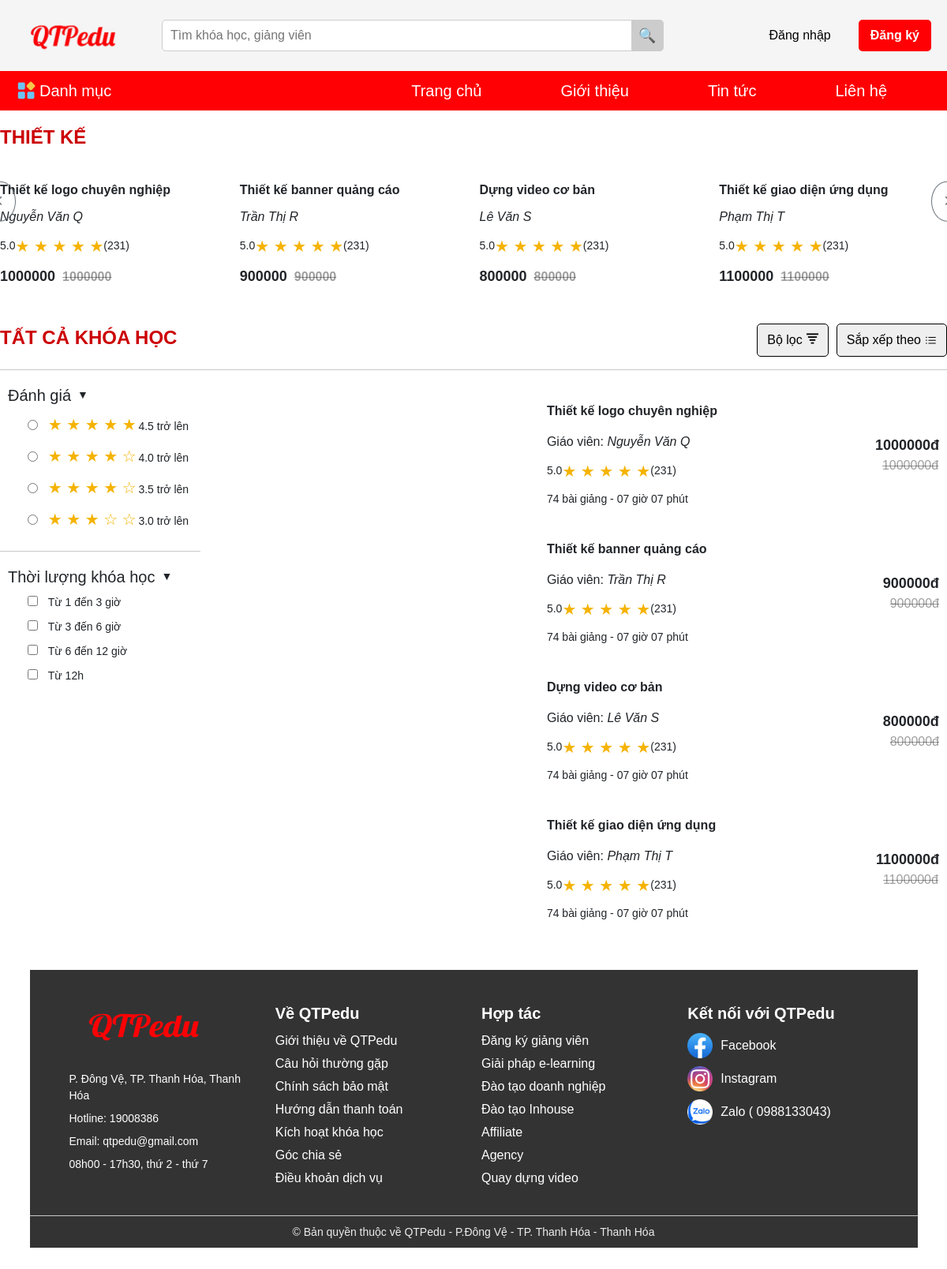
/danhmuc?IDCatagory=5, run on the app's committed database.
### tables this page shows
CREATE TABLE `danhmuc` (
  `IDCatagory` int(10) NOT NULL,
  `TenDanhMuc` varchar(45) DEFAULT NULL
);

CREATE TABLE `khoahoc` (
  `IDKhoaHoc` int(10) NOT NULL,
  `TenKhoaHoc` varchar(45) DEFAULT NULL,
  `Gia` int(11) DEFAULT NULL,
  `GiaoVien` varchar(50) DEFAULT NULL,
  `IDCatagory` int(10) DEFAULT NULL,
  `HinhAnh` varchar(2000) DEFAULT NULL
);

### src/controllers/client/CategoryController.php (called while the page is built, shortened)
<?php
class CategoryController{
    public $modelObject;
    public function __construct(){
        $this->modelObject = new Category();
    }
    public function getCategory(){
        require_once './config/head.php';
    }
    public function index(){
            $id = $_GET['IDCatagory'];
            $categories = $this->modelObject->getCategoryById5($id);
            $courses = $this->modelObject->getCourseById($id);
            require_once './src/views/client/danhmuc/index.php';
    }
}

### router/client.php (called while the page is built, shortened)
<?php
    $router->add("GET", "client", "/", "HomeController@indexHandle");
    $router->add("GET", "client", "/indexHandle", "HomeController@index");
    $router->add("GET", "client", "/index.php", "HomeController@index");
    $router->add("GET", "client", "/login", "LoginController@login");
    $router->add("POST", "client", "/login", "LoginController@login");
    $router->add("GET", "client", "/register", "LoginController@register");
    $router->add("POST", "client", "/register", "LoginController@register");
    $router->add("GET", "client", "/logout", "LoginController@logout");
    $router->add("GET", "client", "/resetpassLogin", "LoginController@resetpassLogin");
    $router->add("POST", "client", "/resetpassLogin", "LoginController@resetpassLogin");
    $router->add("GET", "client", "/updateAccount", "LoginController@updateAccount");
    $router->add("POST", "client", "/updateAccount", "LoginController@updateAccount");
    $router->add("GET", "client", "/danhmuc", "CategoryController@getCategory");
    $router->add("GET", "client", "/danhmuc", "CategoryController@index");
    $router->add("GET", "client", "/home", "CategoryController@index");
    $router->add("GET", "client", "/detailCourse", "CourseController@detail");
    $router->add("GET", "client", "/giohang", "CartController@index");
    $router->add("POST", "client", "/giohang", "CartController@index");
    $router->add("GET", "client", "/deleteCart", "CartController@delete");
    $router->add("GET", "client", "/deleteAllCart", "CartController@deleteAll");
    $router->add("GET", "client", "/lienhe", "LienheController@index");
    $router->add("GET", "client", "/tintuc", "TintucController@index");
    $router->add("GET", "client", "/gioithieu", "GioithieuController@index");
    $router->add("GET", "client", "/thanhtoan", "ThanhtoanController@index");
    $router->add("POST", "client", "/thanhtoan", "ThanhtoanController@index");
    $router->solve("client");
?>

### router/index.php (called while the page is built, shortened)
<?php
    require_once 'router.php';
    $router = new router();
    require_once __DIR__.'/client.php';
?>

### src/commons/baseModel.php (called while the page is built, shortened)
<?php
class baseModel
    {
    public $conn;
    public $db_host = DB_HOST;
    public $db_name = DB_NAME;
    public function __construct()
        {
        try {
            $this->conn = new PDO("mysql:host=$this->db_host;dbname=$this->db_name;charset=utf8", DB_USER, DB_PASS);
            $this->conn->setAttribute(PDO::ATTR_ERRMODE, PDO::ERRMODE_EXCEPTION);
            $this->conn->setAttribute(PDO::ATTR_DEFAULT_FETCH_MODE, PDO::FETCH_ASSOC);
            $this->conn->exec("SET NAMES utf8");
            } catch (Exception $e) {
            echo "Connect fail: " . $e->getMessage();
            }
        }
    public function pdoQueryAll($sql, $param)
        {
        $stmt = $this->conn->prepare($sql);
        $stmt->execute($param);
        return $stmt->fetchAll();
        }
    public function pdoQuery($sql, $param)
        {
        $stmt = $this->conn->prepare($sql);
        $stmt->execute($param);
        return $stmt->fetch();
        }
    }
?>

### src/models/Category.php (called while the page is built, shortened)
<?php
class Category extends baseModel{
    public function getCategoryById5($id)
    {
        $sql = "SELECT TenDanhMuc FROM danhmuc WHERE IDCatagory = $id";
        return $this->pdoQuery($sql, []);
    }
    public function getCourseById($id)
    {
        $sql = "SELECT * FROM khoahoc WHERE IDCatagory = ?";
        return $this->pdoQueryAll($sql, [$id]);
    }
}

### src/views/client/danhmuc/index.php (the view, shortened to what this page needs)
<div class="col xl-12 lg-12 md-12">
    <h6 class="title-category"><?= $categories['TenDanhMuc'] ?></h6>
    <div class="product-slider">
        <button id="prevButton" class="btn btn-outline-secondary btn-lg rounded-circle p-4 mr-2">
            <i class="fas fa-chevron-left"></i>
        </button>
        <div class="row product-list-slide flex-nowrap overflow-hidden">
            <?php foreach ($courses as $course): ?>
                <div class="col-xl-3 col-lg-3 col-md-6">
                    <p class="title-product"><?= $course['TenKhoaHoc'] ?></p>
                    <p class="rating"><i><?= $course['GiaoVien'] ?></i></p>
                    <p class="top-star">
                        <span class="count">5.0</span>
                        <span class="stars">&#9733; &#9733; &#9733; &#9733; &#9733;</span>
                        <span class="count">(231)</span>
                    </p>
                    <p class="price"><?= $course['Gia'] ?><del><?= $course['Gia'] ?></del></p>
                </div>
            <?php endforeach; ?>
        </div>
        <button id="nextButton" class="btn btn-outline-secondary btn-lg rounded-circle p-4 mr-2">
            <i class="fas fa-chevron-right"></i>
        </button>
    </div>
    <br>
    <br>
    <div class="header-container ">
        <h6 class="title-category">Tất cả khóa học</h6>
        <div class="button-group">
            <button id="filterButton" class="category-button">Bộ lọc
                <img class="detail_pl" width="20px" height="20px" src="assets\image\icon\logo_filter.svg" alt="">
            </button>
            <button class="category-button d-flex align-items-center">Sắp xếp theo
                <img class="detail_pl" width="20px" height="20px" src="assets\image\icon\icon-checklists.svg" alt="">
            </button>
        </div>
    </div>
    <hr>
    <div class="header-container ">
        <div class="category-top">
            <div class="category-top-form">
                <h6><label for="radio" class="category-title">Đánh giá</label></h6>
                <div class="category-content-wrapper">
                    <div class="category-content">
                        <input type="radio" name="rating">
                        <span class="stars">&#9733; &#9733; &#9733; &#9733; &#9733;</span>
                        <span class="count">4.5 trở lên</span>
                    </div>
                    <div class="category-content">
                        <input type="radio" name="rating">
                        <span class="stars">&#9733; &#9733; &#9733; &#9733; &#9734;</span>
                        <span class="count">4.0 trở lên</span>
                    </div>
                    <div class="category-content">
                        <input type="radio" name="rating">
                        <span class="stars">&#9733; &#9733; &#9733; &#9733; &#9734;</span>
                        <span class="count">3.5 trở lên</span>
                    </div>
                    <div class="category-content">
                        <input type="radio" name="rating">
                        <span class="stars">&#9733; &#9733; &#9733; &#9734; &#9734;</span>
                        <span class="count">3.0 trở lên</span>
                    </div>
                </div>
            </div>
            <hr>
            <div class="category-top-form">
                <h6><label for="toggleCheckbox" class="category-title">Thời lượng khóa học</label></h6>
                <div class="category-content-wrapper">
                    <div class="category-content">
                        <input type="checkbox" name="rating">
                        <span class="count">Từ 1 đến 3 giờ</span>
                    </div>
                    <div class="category-content">
                        <input type="checkbox" name="rating">
                        <span class="count">Từ 3 đến 6 giờ</span>
                    </div>
                    <div class="category-content">
                        <input type="checkbox" name="rating">
                        <span class="count">Từ 6 đến 12 giờ</span>
                    </div>
                    <div class="category-content">
                        <input type="checkbox" name="rating">
                        <span class="count">Từ 12h</span>
                    </div>
                </div>
            </div>
        </div>
        <div class="category-main">
            <div class="category-top-form">
                <?php foreach ($courses as $course): ?>
                    <div class="category-form-space">
                        <div class="step-flex justify-content-between">
                            <div class="category-content-left">
                                <div class="category-image">
                                </div>
                                <div class="category-nd">
                                    <div class="title-product"><?= $course['TenKhoaHoc'] ?></div>
                                    <p class="rating">Giáo viên: <i><?= $course['GiaoVien'] ?></i></p>
                                    <p class="top-star">
                                        <span class="count">5.0</span>
                                        <span class="stars">&#9733; &#9733; &#9733; &#9733; &#9733;</span>
                                        <span class="count">(231)</span>
                                    </p>
                                    <p><span class="count">74 bài giảng - 07 giờ 07 phút</span></p>
                                </div>
                            </div>
                            <div class="category-content-right">
                                <div class="price"><?= $course['Gia'] ?>đ</div>
                                <div><del><?= $course['Gia'] ?>đ</del></div>
                            </div>
                        </div>
                    </div>
                <?php endforeach; ?>
            </div>
        </div>
    </div>
</div>

### router/router.php (shortened to what this page needs)
<?php
    class router {
        public $routes = [];
        public function add($method, $role, $path, $handle) {
            $this->routes[] = [
                'method' => $method,
                'role' => $role,
                'path' => $path,
                'handle' => $handle
            ];
        }
        public function solve($role) {
            $requestMethod = $_SERVER['REQUEST_METHOD'];
            $requestPath = parse_url($_SERVER['REQUEST_URI'], PHP_URL_PATH);
            $requestPath = str_replace(BASE_URL, "", $requestPath);
            foreach ($this->routes as $route) {
                if ($route['method'] == $requestMethod && $route['path'] == $requestPath && $route['role'] == $role) {
                    list($controller, $method) = explode("@", $route['handle']);
                    $controller = "controllers\\$role\\$controller";
                    call_user_func([new $controller, $method], []);
                }
            }
        }
    }
?>

### assets/css/grid.css (style rules this page uses)
.row { display: flex; flex-wrap: wrap; margin-left: -4px; margin-right: -4px; }
.col { padding-left: 4px; padding-right: 4px; }
@media (min-width: 1024px) { .row { margin-left: -12px; margin-right: -12px; } }
@media (min-width: 1024px) { .col { padding-left: 12px; padding-right: 12px; } }
@media (min-width: 1024px) { .xl-1, .xl-1-5, .xl-2, .xl-3, .xl-4, .xl-5, .xl-6, .xl-7, .xl-8, .xl-9, .xl-10, .xl-11, .xl-12 { display: block; } }
@media (min-width: 1024px) { .xl-12 { flex: 0 0 calc(100%); max-width: calc(100%); } }

### assets/css/style.css (style rules this page uses)
* { margin: 0; padding: 0; box-sizing: border-box; list-style: none; text-decoration: none; font-family: Arial, Helvetica, sans-serif; }
html { font-size: 62.5%; }
.title-product { font-weight: 600; font-size: 18px; }
.rating { margin-top: 10px; font-size: 16px; }
.count { font-size: 16px; }
.stars { color: #f5b301; font-size: 2rem; }
del { color: #00000061; text-decoration: line-through; font-size: 12px; }
.title-category { text-transform: uppercase; font-size: 24px; padding: 10px 0; font-weight: bolder; color: #cc0004; }
.title-product { font-family: 'Lucida Sans', 'Lucida Sans Regular', 'Lucida Grande', 'Lucida Sans Unicode', Geneva, Verdana, sans-serif; font-size: 16px; font-weight: bolder; }
.product-slider { position: relative; }
#prevButton { position: absolute; top: 30%; left: -20px; transform: translateY(-50%); z-index: 10; left: -20px; transform: translateY(-50%); z-index: 10; }
#nextButton { position: absolute; top: 30%; right: -20px; transform: translateY(-50%); z-index: 10; }
.price { font-weight: bolder; font-size: 18px; }
.rating { font-size: 16px; }
.top-star { display: flex; align-items: center; }
.count { font-size: 14px; }
del { color: #00000061; text-decoration: line-through; font-size: 16px; padding-left: 9px; }
.header-container { display: flex; justify-content: space-between; }
.button-group { display: flex; gap: 10px; align-items: center; }
.category-button { display: flex; padding: 8px 12px; font-size: 16px; border: 1px solid #000; border-radius: 5px; cursor: pointer; color: #000; }
.category-main { display: flex; padding-top: 10px; }
.category-top-form { padding: 10px; }
.category-title { font-size: 20px; }
.category-title { display: flex; align-items: center; cursor: pointer; }
label[for="toggleCheckbox"]::after { content: "▼"; margin-left: 8px; font-size: 14px; user-select: none; }
label[for="radio"]::after { content: "▼"; margin-left: 8px; font-size: 14px; user-select: none; }
.category-content-wrapper { padding-left: 20px; }
.category-content { padding: 5px; }
.category-content input { margin-right: 10px; }
.category-content-left { display: flex; justify-content: center; padding-right: 200px; }
.category-image { width: 310px; height: 155px; }
.category-nd { padding-left: 20px; }
.category-nd .title-product { padding-bottom: 5px; }
.title-product { padding-top: 10px; }
.category-form-space { padding-bottom: 20px; }
.step-flex { display: flex; align-items: center; justify-content: center; }
.detail_pl { padding-left: 5px; font-size: 14px; }

### config/header.php (style rules this page uses)
button { font-size: 16px; padding: 15px 25px; border: none; border-radius: 8px; color: white; cursor: pointer; }

### data on the page
danhmuc: TenDanhMuc "THIẾT KẾ"
khoahoc: TenKhoaHoc "Thiết kế logo chuyên nghiệp", GiaoVien "Nguyễn Văn Q", Gia "1000000"
khoahoc: TenKhoaHoc "Thiết kế banner quảng cáo", GiaoVien "Trần Thị R", Gia "900000"
khoahoc: TenKhoaHoc "Dựng video cơ bản", GiaoVien "Lê Văn S", Gia "800000"
khoahoc: TenKhoaHoc "Thiết kế giao diện ứng dụng", GiaoVien "Phạm Thị T", Gia "1100000"
